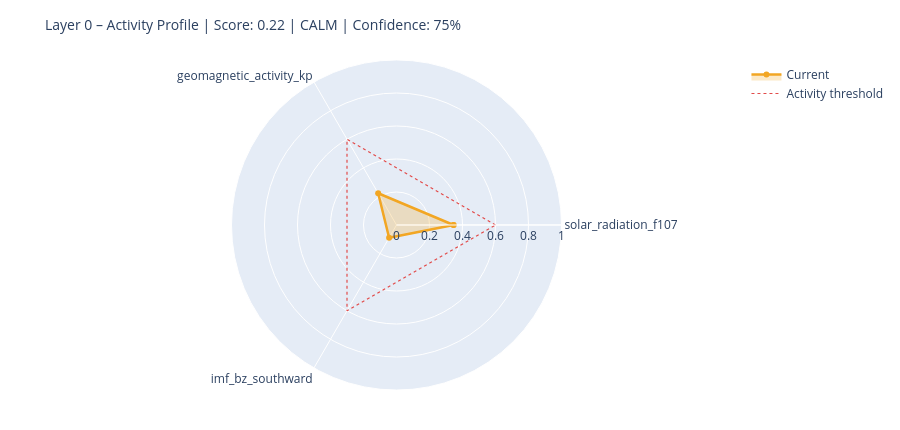

This figure's notebook cell:
### Markdown cell above
---
## 6. State Assessment & Handoff to Layer 1

### Code cell
# ============================================================
# STEP 1 – Collect raw values with source modes
# Mode: 'primary' | 'fallback_3h' | 'last_valid' | 'missing'
# ============================================================

def safe_last(df, col):
    if df is None or col not in df.columns: return None
    s = df[col].dropna()
    return float(s.iloc[-1]) if not s.empty else None

f107_now = safe_last(df_f107, 'f10.7')
bz_now   = safe_last(df_mag,  'bz_gsm')
kp_now   = safe_last(df_kp,   'kp')
sw_now   = safe_last(df_sw,   'speed')

source_modes = {
    'F10.7':    'primary'  if f107_now is not None else 'missing',
    'Kp':       'primary'  if kp_now   is not None else 'missing',
    'IMF_Bz':   'primary'  if bz_now   is not None else 'missing',
    'SW_speed': 'primary'  if sw_now   is not None else 'missing',
}

# Kp Fallback – 3h endpoint
if kp_now is None:
    try:
        r = requests.get(
            'https://services.swpc.noaa.gov/json/noaa-planetary-k-index.json',
            timeout=10)
        r.raise_for_status()
        fb = pd.DataFrame(r.json())
        tc = next((c for c in fb.columns if 'time' in c.lower()), fb.columns[0])
        kc = next((c for c in fb.columns if 'kp' in c.lower() and c != tc), None)
        if kc:
            fb[kc] = fb[kc].astype(str).str.extract(r'([0-9]+(?:\.[0-9]*)?)')[0]
            fb[kc] = pd.to_numeric(fb[kc], errors='coerce')
            fb = fb[fb[kc] >= 0].dropna(subset=[kc])
            if not fb.empty:
                kp_now = float(fb[kc].iloc[-1])
                source_modes['Kp'] = 'fallback_3h'
                print(f'  Kp fallback (3h): {kp_now:.1f}')
    except Exception as e:
        print(f'  Kp fallback failed: {e}')

# Solar Wind Fallback – last valid value
if sw_now is None and df_sw is not None and 'speed' in df_sw.columns:
    s = df_sw['speed'].dropna()
    if not s.empty:
        sw_now = float(s.iloc[-1])
        source_modes['SW_speed'] = 'last_valid'
        print(f'  SW fallback (last_valid): {sw_now:.0f} km/s')

print()
print('Source modes:', source_modes)

# ============================================================
# STEP 2 – Score from available components only
# ============================================================

def norm(v, lo, hi):
    if v is None: return None
    return max(0.0, min(1.0, (v - lo) / (hi - lo)))

COMPONENTS = {
    'solar_radiation_f107':    (f107_now, norm(f107_now, 60, 250)),
    'geomagnetic_activity_kp': (kp_now,   norm(kp_now,   0,   9)),
    'imf_bz_southward':        (bz_now,   norm(-(bz_now or 0) if bz_now else None, -5, 30)
                                           if bz_now is not None else None),
    'solar_wind_speed':        (sw_now,   norm(sw_now, 300, 800)),
}

available   = {k: v[1] for k, v in COMPONENTS.items() if v[1] is not None}
unavailable = [k for k, v in COMPONENTS.items() if v[1] is None]

layer0_score = round(sum(available.values()) / len(available), 4) if available else None
confidence   = round(len(available) / len(COMPONENTS), 2)

level = ('unknown'  if layer0_score is None
         else 'calm'     if layer0_score < 0.3
         else 'moderate' if layer0_score < 0.6
         else 'active')

# ============================================================
# STEP 3 – Dominant Driver
# ============================================================

def dominant_driver(kp, f107, bz, sw):
    candidates = []
    if kp   is not None and kp   >= 4:   candidates.append(('geomagnetic',    kp / 9))
    if sw   is not None and sw   >= 500:  candidates.append(('solar_wind',     sw / 800))
    if bz   is not None and bz   <= -5:   candidates.append(('imf_southward',  abs(bz) / 30))
    if f107 is not None and f107 >= 150:  candidates.append(('solar_radiation',f107 / 250))
    return max(candidates, key=lambda x: x[1])[0] if candidates else 'none'

driver = dominant_driver(kp_now, f107_now, bz_now, sw_now)

# ============================================================
# STEP 4 – Downstream expectations
# ============================================================

def downstream_expectation(driver, score, kp, bz, f107):
    exp = {
        'magnetosphere':        'calm',
        'ionosphere':           'calm',
        'schumann_resonance':   'unchanged',
        'lithosphere_currents': 'low',
    }
    if driver == 'geomagnetic' or (kp and kp >= 5):
        exp['magnetosphere']        = 'compressed / storm'
        exp['ionosphere']           = 'elevated disturbance (TEC variability)'
        exp['schumann_resonance']   = 'elevated amplitude possible'
        exp['lithosphere_currents'] = 'elevated induction currents'
    elif driver == 'imf_southward' or (bz and bz <= -5):
        exp['magnetosphere']        = 'energy coupling active'
        exp['ionosphere']           = 'elevated electron density possible'
        exp['schumann_resonance']   = 'slight modulation possible'
    elif driver == 'solar_radiation' or (f107 and f107 >= 150):
        exp['ionosphere']           = 'elevated ionization (F-layer)'
        exp['schumann_resonance']   = 'slightly elevated background activity'
    return exp

downstream = downstream_expectation(driver, layer0_score, kp_now, bz_now, f107_now)

# ============================================================
# CONSOLE OUTPUT
# ============================================================

W = 58
print('=' * W)
print('LAYER 0 – STATE ASSESSMENT')
print('=' * W)
for name, (raw_v, score_v) in COMPONENTS.items():
    if score_v is not None:
        bar = '█' * int(score_v * 20) + '░' * (20 - int(score_v * 20))
        print(f'  {name:<35}  {bar}  {score_v:.2f}')
    else:
        print(f'  {name:<35}  {"─" * 20}  n/a')
print('-' * W)
print(f'  Score ({len(available)}/{len(COMPONENTS)} components):  {layer0_score:.3f}')
print(f'  Confidence:         {confidence:.0%}')
print(f'  Level:              {level.upper()}')
print(f'  Dominant Driver:    {driver}')

# Radar chart
cats = list(available.keys())
vals = list(available.values())
if len(cats) >= 3:
    fig = go.Figure()
    fig.add_trace(go.Scatterpolar(
        r=vals + [vals[0]], theta=cats + [cats[0]],
        fill='toself', fillcolor='rgba(242,166,35,0.25)',
        line=dict(color='#F2A623', width=2.5), name='Current'
    ))
    fig.add_trace(go.Scatterpolar(
        r=[0.6] * (len(cats) + 1), theta=cats + [cats[0]],
        line=dict(color='#E24B4A', dash='dot', width=1.2),
        mode='lines', name='Activity threshold'
    ))
    fig.update_layout(
        title=dict(text=f'Layer 0 – Activity Profile | Score: {layer0_score:.2f} | {level.upper()} | Confidence: {confidence:.0%}',
                   font=dict(size=14)),
        polar=dict(radialaxis=dict(visible=True, range=[0, 1])),
        height=430, showlegend=True,
        margin=dict(l=60, r=60, t=60, b=40)
    )
    fig.show()

### Figure 1 — Plotly figure (JSON) as saved in the notebook; plotly's stock layout.template omitted (floating-point values rounded to 4 significant figures)
{"data": [{"fill": "toself", "fillcolor": "rgba(242,166,35,0.25)", "line": {"color": "#F2A623", "width": 2.5}, "name": "Current", "r": [0.3457, 0.2222, 0.08943, 0.3457], "theta": ["solar_radiation_f107", "geomagnetic_activity_kp", "imf_bz_southward", "solar_radiation_f107"], "type": "scatterpolar"}, {"line": {"color": "#E24B4A", "dash": "dot", "width": 1.2}, "mode": "lines", "name": "Activity threshold", "r": [0.6, 0.6, 0.6, 0.6], "theta": ["solar_radiation_f107", "geomagnetic_activity_kp", "imf_bz_southward", "solar_radiation_f107"], "type": "scatterpolar"}], "layout": {"height": 430, "margin": {"b": 40, "l": 60, "r": 60, "t": 60}, "polar": {"radialaxis": {"range": [0, 1], "visible": true}}, "showlegend": true, "title": {"font": {"size": 14}, "text": "Layer 0 – Activity Profile | Score: 0.22 | CALM | Confidence: 75%"}}}
